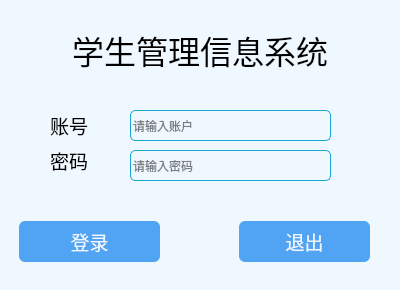
<?xml version="1.0" encoding="UTF-8"?>
<ui version="4.0">
 <class>Page_login</class>
 <widget class="QWidget" name="Page_login">
  <property name="geometry">
   <rect>
    <x>0</x>
    <y>0</y>
    <width>400</width>
    <height>290</height>
   </rect>
  </property>
  <property name="minimumSize">
   <size>
    <width>400</width>
    <height>280</height>
   </size>
  </property>
  <property name="maximumSize">
   <size>
    <width>400</width>
    <height>300</height>
   </size>
  </property>
  <property name="windowTitle">
   <string>登录界面</string>
  </property>
  <property name="windowIcon">
   <iconset resource="res.qrc">
    <normaloff>:/aufc.ico</normaloff>:/aufc.ico</iconset>
  </property>
  <property name="windowOpacity">
   <double>1.000000000000000</double>
  </property>
  <property name="styleSheet">
   <string notr="true">background-color:aliceblue;
border:6;
</string>
  </property>
  <widget class="QLabel" name="label_title">
   <property name="geometry">
    <rect>
     <x>40</x>
     <y>30</y>
     <width>320</width>
     <height>40</height>
    </rect>
   </property>
   <property name="font">
    <font>
     <family>楷体</family>
     <pointsize>24</pointsize>
    </font>
   </property>
   <property name="layoutDirection">
    <enum>Qt::LeftToRight</enum>
   </property>
   <property name="text">
    <string>学生管理信息系统</string>
   </property>
   <property name="alignment">
    <set>Qt::AlignCenter</set>
   </property>
  </widget>
  <widget class="QWidget" name="widget" native="true">
   <property name="geometry">
    <rect>
     <x>9</x>
     <y>201</y>
     <width>382</width>
     <height>81</height>
    </rect>
   </property>
   <widget class="QPushButton" name="btn_exit">
    <property name="geometry">
     <rect>
      <x>230</x>
      <y>20</y>
      <width>131</width>
      <height>41</height>
     </rect>
    </property>
    <property name="font">
     <font>
      <family>楷体</family>
      <pointsize>14</pointsize>
     </font>
    </property>
    <property name="styleSheet">
     <string notr="true">QPushButton{
border-radius:6;
border:1px;
color:aliceblue;         
background-color: rgb(81, 163, 244);
min-width: 80;
min-height: 28;
}


QPushButton:pressed{
border-radius:6;
border:1px;
color:aliceblue;         
background-color:rgb(255, 255, 255);
min-width: 80;
min-height: 28;
}</string>
    </property>
    <property name="text">
     <string>退出</string>
    </property>
   </widget>
   <widget class="QPushButton" name="btn_passwd">
    <property name="geometry">
     <rect>
      <x>10</x>
      <y>20</y>
      <width>141</width>
      <height>41</height>
     </rect>
    </property>
    <property name="font">
     <font>
      <family>楷体</family>
      <pointsize>14</pointsize>
     </font>
    </property>
    <property name="styleSheet">
     <string notr="true">QPushButton{
border-radius:6;
border:1px;
color:aliceblue;         
background-color: rgb(81, 163, 244);
min-width: 80;
min-height: 28;
}

QPushButton:pressed{
border-radius:6;
border:1px;
color:aliceblue;         
background-color:rgb(255, 255, 255);
min-width: 80;
min-height: 28;
}
</string>
    </property>
    <property name="text">
     <string>登录</string>
    </property>
    <property name="checkable">
     <bool>true</bool>
    </property>
    <property name="checked">
     <bool>true</bool>
    </property>
    <property name="autoExclusive">
     <bool>true</bool>
    </property>
   </widget>
  </widget>
  <widget class="QWidget" name="widget_2" native="true">
   <property name="geometry">
    <rect>
     <x>10</x>
     <y>100</y>
     <width>382</width>
     <height>101</height>
    </rect>
   </property>
   <widget class="QLabel" name="label_zhanghu">
    <property name="geometry">
     <rect>
      <x>40</x>
      <y>0</y>
      <width>48</width>
      <height>51</height>
     </rect>
    </property>
    <property name="font">
     <font>
      <family>楷体</family>
      <pointsize>14</pointsize>
     </font>
    </property>
    <property name="text">
     <string>账号</string>
    </property>
   </widget>
   <widget class="QLabel" name="label_mima">
    <property name="geometry">
     <rect>
      <x>40</x>
      <y>40</y>
      <width>48</width>
      <height>41</height>
     </rect>
    </property>
    <property name="font">
     <font>
      <family>楷体</family>
      <pointsize>14</pointsize>
     </font>
    </property>
    <property name="text">
     <string>密码</string>
    </property>
   </widget>
   <widget class="QLineEdit" name="lineEdit_mima">
    <property name="geometry">
     <rect>
      <x>120</x>
      <y>50</y>
      <width>201</width>
      <height>31</height>
     </rect>
    </property>
    <property name="styleSheet">
     <string notr="true"> border: 1px solid #18a5d4;
 min-width: 90;
 min-height: 25;
 border-radius: 5;</string>
    </property>
    <property name="echoMode">
     <enum>QLineEdit::Password</enum>
    </property>
    <property name="readOnly">
     <bool>false</bool>
    </property>
    <property name="placeholderText">
     <string>请输入密码</string>
    </property>
    <property name="clearButtonEnabled">
     <bool>false</bool>
    </property>
   </widget>
   <widget class="QLineEdit" name="lineEdit_zhanghu">
    <property name="geometry">
     <rect>
      <x>120</x>
      <y>10</y>
      <width>201</width>
      <height>31</height>
     </rect>
    </property>
    <property name="styleSheet">
     <string notr="true"> border: 1px solid #18a5d4;
 min-width: 90;
 min-height: 25;
 border-radius: 5;</string>
    </property>
    <property name="inputMethodHints">
     <set>Qt::ImhPreferNumbers</set>
    </property>
    <property name="placeholderText">
     <string>请输入账户</string>
    </property>
   </widget>
  </widget>
 </widget>
 <tabstops>
  <tabstop>lineEdit_zhanghu</tabstop>
  <tabstop>lineEdit_mima</tabstop>
  <tabstop>btn_passwd</tabstop>
  <tabstop>btn_exit</tabstop>
 </tabstops>
 <resources>
  <include location="res.qrc"/>
 </resources>
 <connections/>
</ui>
